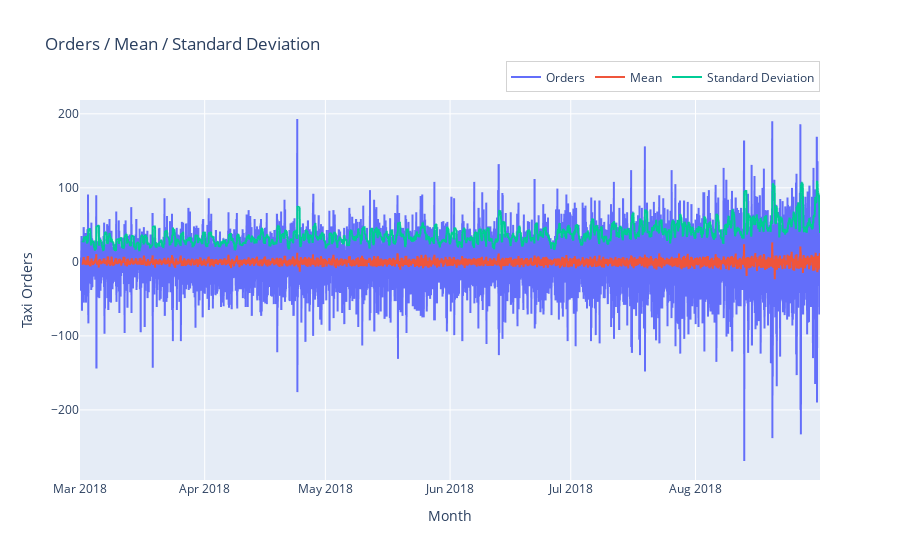

Notebook cell for this chart:
### Markdown cell above
`stationary series`

### Code cell
ts_difference['mean'] = ts_difference['num_orders'].rolling(15).mean()
ts_difference['std'] = ts_difference['num_orders'].rolling(15).std()

fig = px.line(ts_difference, 
              title="Orders / Mean / Standard Deviation",
              labels={
                     "datetime": "Month",
                     "value": "Taxi Orders",
                 })

fig.update_layout(legend_title_text='', autosize=False)
fig.update_layout(legend=dict(
    orientation="h",
    yanchor="bottom",
    y=1.02,
    xanchor="right",
    x=1,
    bgcolor="white",
    bordercolor="lightgray",
    borderwidth=1,
    ), 
)
newnames = {'num_orders':'Orders', 'mean': 'Mean', 'std': 'Standard Deviation'}
fig.for_each_trace(lambda t: t.update(name = newnames[t.name],
                                      legendgroup = newnames[t.name],
                                      hovertemplate = t.hovertemplate.replace(t.name, newnames[t.name])
                                      )
                                     )

fig.show()

### Figure 1 — Plotly figure (JSON) as saved in the notebook; plotly's stock layout.template omitted (floating-point values rounded to 4 significant figures; data arrays with more than 128 entries replaced by an {"elided": "..."} marker saying what was removed)
{"data": [{"hovertemplate": "variable=Orders<br>Month=%{x}<br>Taxi Orders=%{y}<extra></extra>", "legendgroup": "Orders", "line": {"color": "#636efa", "dash": "solid"}, "marker": {"symbol": "circle"}, "mode": "lines", "name": "Orders", "showlegend": true, "type": "scattergl", "x": {"elided": "4416 str values"}, "xaxis": "x", "y": {"elided": "4416 int values"}, "yaxis": "y"}, {"hovertemplate": "variable=Mean<br>Month=%{x}<br>Taxi Orders=%{y}<extra></extra>", "legendgroup": "Mean", "line": {"color": "#EF553B", "dash": "solid"}, "marker": {"symbol": "circle"}, "mode": "lines", "name": "Mean", "showlegend": true, "type": "scattergl", "x": {"elided": "4416 str values"}, "xaxis": "x", "y": {"elided": "4416 float values"}, "yaxis": "y"}, {"hovertemplate": "variable=Standard Deviation<br>Month=%{x}<br>Taxi Orders=%{y}<extra></extra>", "legendgroup": "Standard Deviation", "line": {"color": "#00cc96", "dash": "solid"}, "marker": {"symbol": "circle"}, "mode": "lines", "name": "Standard Deviation", "showlegend": true, "type": "scattergl", "x": {"elided": "4416 str values"}, "xaxis": "x", "y": {"elided": "4416 float values"}, "yaxis": "y"}], "layout": {"autosize": false, "legend": {"bgcolor": "white", "bordercolor": "lightgray", "borderwidth": 1, "orientation": "h", "title": {"text": ""}, "tracegroupgap": 0, "x": 1, "xanchor": "right", "y": 1.02, "yanchor": "bottom"}, "title": {"text": "Orders / Mean / Standard Deviation"}, "xaxis": {"anchor": "y", "domain": [0, 1], "title": {"text": "Month"}}, "yaxis": {"anchor": "x", "domain": [0, 1], "title": {"text": "Taxi Orders"}}}}
